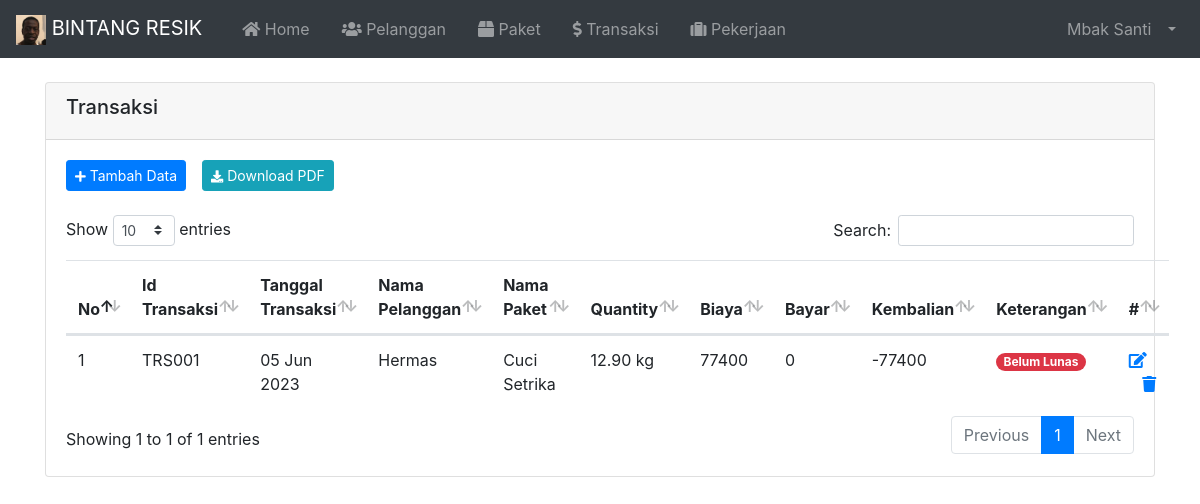
The page /index.php?page=Transaksi (signed in) on the database its author committed.
### tables this page shows
CREATE TABLE `tbl_karyawan` (
  `id` int(11) NOT NULL,
  `nama` varchar(100) NOT NULL,
  `username` varchar(30) NOT NULL,
  `password` varchar(255) NOT NULL,
  `email` varchar(255) NOT NULL,
  `no_hp` varchar(20) NOT NULL,
  `alamat` varchar(100) NOT NULL,
  `catatan` varchar(255) NOT NULL,
  `image` varchar(255) NOT NULL,
  `role` varchar(20) NOT NULL
);

CREATE TABLE `tbl_transaksi` (
  `id` varchar(10) NOT NULL,
  `tanggal` varchar(20) NOT NULL,
  `id_pelanggan` varchar(10) NOT NULL,
  `kd_paket` varchar(10) NOT NULL,
  `qty` decimal(5,2) NOT NULL,
  `biaya` int(11) NOT NULL,
  `bayar` int(11) NOT NULL,
  `kembalian` int(11) NOT NULL
);

CREATE TABLE `tbl_pelanggan` (
  `id` varchar(10) NOT NULL,
  `nama` varchar(100) NOT NULL,
  `alamat` varchar(255) NOT NULL,
  `no_hp` varchar(20) NOT NULL
);

CREATE TABLE `tbl_paket` (
  `id` varchar(10) NOT NULL,
  `paket` varchar(100) NOT NULL,
  `harga_kilo` int(11) NOT NULL,
  `deskripsi` varchar(255) NOT NULL
);

### index.php (called while the page is built, shortened)
<?php
  require 'load/config.php';
  require 'load/function.php';
?>
<?php require_once 'header.php'; ?>
<?php require 'content.php'; ?>
<?php require_once 'footer.php'; ?>

### load/function.php (called while the page is built, shortened)
<?php
  require 'config.php';
  function viewDatas( $query ) {
    global $koneksi;
    $result = mysqli_query($koneksi, $query);
    $rows = [];
      while ($row = mysqli_fetch_assoc($result)) {
        $rows[] = $row;
      }
    return $rows;
  }
?>

### page/transaksi/transaksi.php (the view, shortened to what this page needs)
<?php
  $query = "SELECT tbl_transaksi.id, tbl_transaksi.tanggal ,tbl_pelanggan.nama, tbl_paket.paket, tbl_transaksi.qty, tbl_transaksi.biaya, tbl_transaksi.bayar, tbl_transaksi.kembalian
            FROM tbl_transaksi
            INNER JOIN tbl_pelanggan
            ON tbl_transaksi.id_pelanggan = tbl_pelanggan.id
            INNER JOIN tbl_paket
            ON tbl_transaksi.kd_paket = tbl_paket.id
            ORDER BY tbl_transaksi.id DESC"
?>
<div class="container">
  <div class="card mt-4 mb-4">
    <div class="card-header">
      <h5>Transaksi</h5>
    </div>
    <div class="card-body">
      <div class="d-flex justify-content-start mb-4">
        <a href="?page=TambahTransaksi" type="button" class="btn btn-sm btn-primary mr-3"><i class="fas fa-plus fa-sm text-white"></i> Tambah Data</a>
        <a href="page/transaksi/laporantransaksi.php" target="_blank" type="button" class="btn btn-sm btn-info mr-3"><i class="fas fa-download fa-sm text-white"></i> Download PDF</a>
      </div>
      <table id="dataTables" class="table table-hover">
        <thead>
          <tr>
            <th>No</th>
            <th>Id Transaksi</th>
            <th>Tanggal Transaksi</th>
            <th>Nama Pelanggan</th>
            <th>Nama Paket</th>
            <th>Quantity</th>
            <th>Biaya</th>
            <th>Bayar</th>
            <th>Kembalian</th>
            <th>Keterangan</th>
            <th>#</th>
          </tr>
        </thead>
        <tbody>
          <?php $no = 1; ?>
          <?php $transaksi = viewDatas($query); ?>
          <?php foreach($transaksi as $data) : ?>
          <tr>
            <td><?= $no++;?></td>
            <td><?= $data['id']; ?></td>
            <td><?= $data['tanggal']; ?></td>
            <td><?= $data['nama']; ?></td>
            <td><?= $data['paket']; ?></td>
            <td><?= $data['qty']; ?> kg</td>
            <td><?= $data['biaya']; ?></td>
            <td><?= $data['bayar']; ?></td>
            <td><?= $data['kembalian']; ?></td>
            <td>
						<?php
							if ( $data['kembalian'] < 0 ) {
								echo "<span class='badge badge-pill badge-danger'>Belum Lunas</span>";
							} else {
								echo "<span class='badge badge-pill badge-success'>Lunas</span>";
							}
						?>
						</td>
            <td>
              <a href="?page=EditTransaksi&id=<?php echo $data['id']; ?>">
                <span class="fas fa-edit"></span>
              </a>
              <a href="?page=HapusTransaksi&id=<?php echo $data['id']; ?>"
                onclick="return confirm('Yakin ingin hapus <?= $data['id']; ?>');">
                <span class="fas fa-trash"></span>
            </td>
          </tr>
          <?php endforeach; ?>
        </tbody>
      </table>
    </div>
  </div>
</div>

### header.php (shortened to what this page needs)
<?php
  $id = $_SESSION['id'];
  $result = mysqli_query($koneksi, "SELECT * FROM tbl_karyawan WHERE id = '$id'");
  $user = mysqli_fetch_assoc($result);
?>
<!DOCTYPE html>
<html lang="en">
<head>
	<link rel="stylesheet" href="asset/vendor/bootstrap-4.5.3/css/bootstrap.min.css">
	<link rel="stylesheet" href="asset/vendor/fontawesome/css/all.min.css">
	<link rel="stylesheet" href="asset/vendor/datatables-b4/datatables.min.css">
</head>
<body>
	<nav class="navbar navbar-expand-lg navbar-dark bg-dark">
		<a class="navbar-brand" href="index.php">
			<img src="asset/img/logo.png" width="30" height="30" alt="">
			BINTANG RESIK
		</a>
		<div class="collapse navbar-collapse" id="navbarSupportedContent">
			<ul class="navbar-nav mr-auto">
				<li class="nav-item ml-3">
					<a class="nav-link" href="index.php"><i class="fas fa-home"></i> Home<span class="sr-only">(current)</span></a>
				</li>
				<li class="nav-item ml-3">
					<a class="nav-link" href="?page=Pelanggan"><i class="fas fa-users"></i> Pelanggan</a>
				</li>
				<li class="nav-item ml-3">
					<a class="nav-link" href="?page=Paket"><i class="fas fa-box"></i> Paket</a>
				</li>
				<li class="nav-item ml-3">
					<a class="nav-link " href="?page=Transaksi"><i class="fas fa-dollar-sign"></i> Transaksi</a>
				</li>
				<?php if($user['role']=='Karyawan'): ?>
				<li class="nav-item ml-3">
					<a class="nav-link" href="?page=Pekerjaan"><i class="fas fa-suitcase"></i> Pekerjaan</a>
				</li>
				<?php endif; ?>
			</ul>
			<ul class="navbar-nav ml-auto">
				<li class="nav-item dropdown">
					<a class="nav-link dropdown-toggle" href="#" id="userDropdown" role="button" data-toggle="dropdown"
						aria-haspopup="true" aria-expanded="false">
						<span class="mr-2 d-none d-lg-inline"><?= $user['nama']; ?></span>
					</a>
				</li>
			</ul>
		</div>
	</nav>

### rows shown on the page
tbl_karyawan: nama "Mbak Santi"
tbl_transaksi: id "TRS001", tanggal "05 Jun 2023", id_pelanggan.nama "Hermas", kd_paket.paket "Cuci Setrika", qty "12.90", biaya "77400", bayar "0", kembalian "-77400", shows "Belum Lunas"
